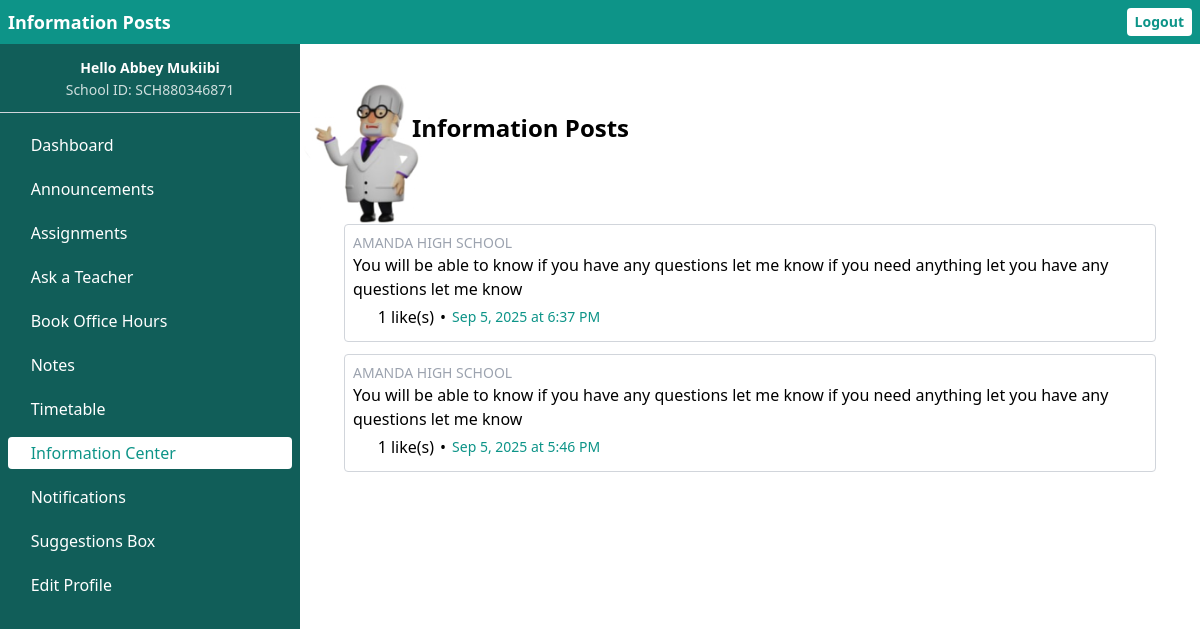
The page /student/info_posts.php (signed in) on the database its author committed.
### tables this page shows
CREATE TABLE info_posts (
            id INTEGER PRIMARY KEY AUTOINCREMENT,
            school_id TEXT NOT NULL,
            content TEXT NOT NULL,
            created_at DATETIME DEFAULT CURRENT_TIMESTAMP
        );

CREATE TABLE schools (
        id INTEGER PRIMARY KEY AUTOINCREMENT,
        school_id VARCHAR(50) NOT NULL UNIQUE,
        school_name VARCHAR(100) NOT NULL,
        email VARCHAR(100) NOT NULL UNIQUE,
        password VARCHAR(255) NOT NULL,
        status VARCHAR(20) DEFAULT 'pending',
        created_at DATETIME DEFAULT CURRENT_TIMESTAMP
    , classes INTEGER DEFAULT ['S.1','S.2','S.3','S.4','S.5','S.6'], logo INTEGER DEFAULT ['S.1','S.2','S.3','S.4','S.5','S.6'], logo_url);

### student/info_posts.php (the view, shortened to what this page needs)
<?php
require_once 'config.php';
function humanReadableDate($datetime) {
    $timestamp = strtotime($datetime);
    $now = time();
    $today = strtotime(date('Y-m-d', $now));
    $yesterday = strtotime('-1 day', $today);
    if (date('Y-m-d', $timestamp) === date('Y-m-d', $today)) {
        return 'Today at ' . date('g:i A', $timestamp);
    } elseif (date('Y-m-d', $timestamp) === date('Y-m-d', $yesterday)) {
        return 'Yesterday at ' . date('g:i A', $timestamp);
    } elseif ($timestamp >= strtotime('-6 days', $today)) {
        return date('l', $timestamp) . ' at ' . date('g:i A', $timestamp);
    } else {
        return date('M j, Y \a\t g:i A', $timestamp);
    }
}
$sid = $_SESSION['student_id'];
$posts = $conn->query("SELECT p.id, p.content, p.created_at, s.school_name
    FROM info_posts p
    LEFT JOIN schools s ON p.school_id = s.school_id
    ORDER BY p.created_at DESC");
echo('
<!DOCTYPE html>
<html>
  <head>
    <title>Information Center</title>
          <meta name="viewport" content="width=device-width, initial-scale=1.0">
 <link rel="stylesheet" href="../remixicon.css">
    <script src="../tw.js"></script>
    <style>
    .ri-heart-fill{
      color:rgb(20,184,166);
    }
    </style>
  </head>
  <body>
 ');
 ?>
   <div class="sidebar fixed pt-14 top-0 w-1/2 bg-teal-800 h-screen overflow-y-scroll md:left-0 md:w-1/4 -left-1/2">
            <div class="sidebar-header border-b border-gray-300 flex flex-col justify-center text-center text-white items-center w-full gap-0.5">
                <p class="font-semibold text-sm">Hello <?php echo htmlspecialchars($_SESSION['student_name']); ?></p>
                <p class="opacity-80 mb-3 text-sm">School ID: <?php echo htmlspecialchars($_SESSION['school_id']); ?></p>
            </div>
            <nav class="flex pt-4 text-white flex-col gap-3 px-2 overflow-y-scroll">
              <a href="student_dashboard.php" class="menu-item rounded flex items-center">
<span class="text-2xl mr-1 ri-dashboard-fill"></span>
Dashboard
</a>
<a href="view_announcements.php" class="menu-item rounded flex items-center">
<span class="text-2xl mr-1 ri-megaphone-fill"></span>
Announcements
</a>
<a href="view_assignments.php" class="menu-item rounded flex items-center">
<span class="text-2xl mr-1 ri-sticky-note-fill "></span>
Assignments
</a>
<a href="ask_the_teacher.php" class="menu-item rounded flex items-center">
<span class="text-2xl mr-1 ri-question-fill "></span>
Ask a Teacher
</a>
<a href="book_office_hours.php" class="menu-item rounded flex items-center">
<span class="text-2xl mr-1 ri-calendar-check-fill"></span>
Book Office Hours
</a>
<a href="download_notes.php" class="menu-item rounded flex items-center">
<span class="ri-file-2-fill text-2xl mr-1 "></span>
Notes
</a>
 <a href="view_timetable.php" class="menu-item rounded flex items-center">
<span class="text-2xl ri-calendar-schedule-fill mr-1"></span>
Timetable
</a>
<a href="info_posts.php" class="menu-item rounded flex items-center">
<span class="text-2xl mr-1 ri-information-fill">️</span>
Information Center
</a>
<a href="fetch_notification.php" class="menu-item rounded flex items-center">
<span class="text-2xl mr-1 ri-notification-3-fill"></span>
Notifications
</a>
<a href="suggestions.php" class="menu-item rounded flex items-center">
<span class="text-2xl mr-1 ri-login-box-fill"></span>
Suggestions Box
</a>
<a href="edit_profile.php" class="menu-item rounded flex items-center">
<span class="text-2xl mr-1 ri-settings-fill "></span>
Edit Profile
</a>
            </nav>
        </div>
           <div class="md:w-3/4 md:relative md:left-1/4 md:px-8 pt-8 main-content">
            <div class="top-bar fixed top-0 bg-teal-600 left-0 max-w-screen w-full flex px-2 items-center justify-between text-white py-2 text-lg">
                <h2 onclick="showMenu()" class="font-bold gap-1 flex items-center"><span class="ri-menu-2-line text-2xl md:hidden"></span>Information Posts</h2>
                <form action="logout.php" method="POST" class="flex items-center">
                    <button type="submit" class="logout-btn text-sm bg-white text-teal-600 font-bold rounded py-1 px-2 h-full">Logout</button>
                </form>
            </div>
  <h2 class="my-10 relative -z-20 text-2xl pl-20 py-10 font-bold"><img src="../global/dd10.png" class="-top-1 md:w-2/12 md:top-3 -left-8 w-2/5 object-cover absolute object-center z-10">Information Posts
  </h2>
<?php
  if (empty($posts->fetchArray(SQLITE3_ASSOC))){
echo "<i class='ri-cloud-off-fill text-9xl block text-center mt-20 text-gray-700'></i><p class='text-center text-teal-700 mb-20'>No available posts found at the moment.</p>";
  }
else{
while ($row = $posts->fetchArray(SQLITE3_ASSOC)) {
    $postId = $row['id'];
    $schoolName = htmlspecialchars($row['school_name']);
    $content = htmlspecialchars($row['content']);
        $likedA = $conn->querySingle("SELECT COUNT(*) FROM info_likes WHERE post_id = $postId AND student_id = '$sid'");
        if($likedA==0){
          $lof = "ri-heart-line";
        }else{
          $lof = "ri-heart-fill";
        }
    echo "<div class='border rounded border-gray-300 p-2  m-3 post'>
        <div class='text-gray-400 uppercase text-sm'>$schoolName</div>
        <p>$content</p>
        <p class='flex items-center gap-1.5'><button class='$lof text-2xl' onclick='likePost($postId,this)'></button>";
    $likeCount = $conn->querySingle("SELECT COUNT(*) FROM info_likes WHERE post_id = $postId");
    echo "<span class='likes'>$likeCount like(s)</span>";
    $dt= humanReadableDate($row['created_at']);
echo " • <span class='text-teal-600 text-sm'>$dt</span>";
    echo "</p>";
    echo "</div>";
}
}
?>
</div>
 </body>
</html>

### student/info_posts.php (style rules this page uses)
.ri-heart-fill { color:rgb(20,184,166); }

### rows shown on the page
info_posts: schools.school_name "AMANDA HIGH SCHOOL", content "You will be able to know if you have any questions let me know if you need anything let you have any questions let me know", likeCount "1", created_at "Sep 5, 2025 at 6:37 PM"
info_posts: schools.school_name "AMANDA HIGH SCHOOL", content "You will be able to know if you have any questions let me know if you need anything let you have any questions let me know", likeCount "1", created_at "Sep 5, 2025 at 5:46 PM"

### other values the page prints
$_SESSION['student_name'] "Abbey Mukiibi"
$_SESSION['school_id'] "SCH880346871"
